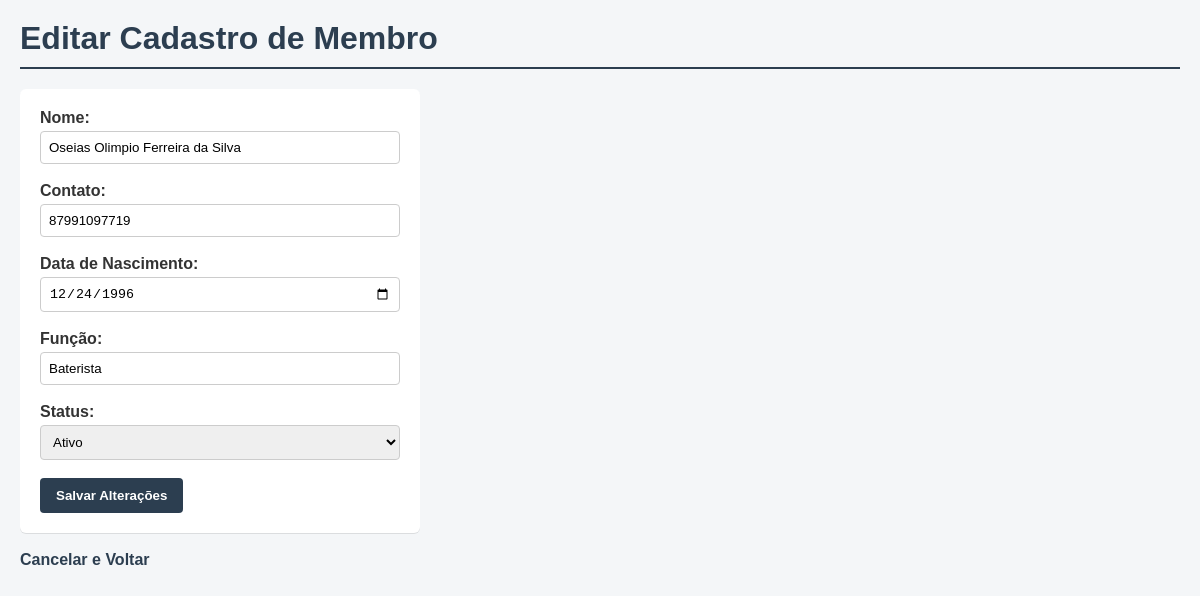
Page /membros/1/editar on the committed database.
### models.py (models this page shows)
class Membro(Base):
    __tablename__ = "membros"
    id = Column(Integer, primary_key=True, index=True)
    nome = Column(String, nullable=False)
    contato = Column(String, nullable=True)
    data_nascimento = Column(Date, nullable=False)
    funcao = Column(String, nullable=True)
    status = Column(String, default="ativo")

### main.py (the view)
@app.get("/membros/{membro_id}/editar", response_class=None)
def form_editar(membro_id: int, request: Request, db: Session = Depends(get_db)):
    membro = db.query(models.Membro).filter(models.Membro.id == membro_id).first()
    if not membro:
        raise HTTPException(status_code=404, detail="Membro não encontrado")
    return templates.TemplateResponse(request, "editar.html", {"membro": membro})

### templates/editar.html (shortened to what this page needs)
<!DOCTYPE html>
<html lang="pt-br">
<head>
  <link rel="stylesheet" href="/static/style.css">
</head>
<body>
  <h1>Editar Cadastro de Membro</h1>
  <form action="/membros/{{membro.id}}/editar" method="post">
    <label >Nome:</label></br>
    <input type="text" name="nome" value="{{membro.nome}}" required><br><br>
    <label>Contato:</label>
    <input type="text" name="contato" value="{{membro.contato or ''}}"><br><br>
    <label>Data de Nascimento:</label><br>
    <input type="date" name="data_nascimento" value="{{membro.data_nascimento or ''}}"><br><br>
    <label>Função:</label>
    <input type="text" name="funcao" value="{{membro.funcao or ''}}"><br><br>
    <label>Status:</label>
    <select name="status">
      <option value="ativo" {%if membro.status == "ativo"%}selected{%endif%}>Ativo</option>
    </select><br><br>
    <button type="submit">Salvar Alterações</button>
  </form>
  <br>
  <a href="/membros/visualizar">Cancelar e Voltar</a>
</body>
</html>

### static/style.css (style rules this page uses)
* { margin: 0; box-sizing: border-box; }
body { font-family: 'Montserrat', sans-serif; background-color: #f4f6f8; color: #333; margin: 0; padding: 20px; }
h1 { color: #2c3e50; border-bottom: 2px solid #2c3e50; padding-bottom: 10px; }
a { color:#2c3e50; text-decoration: none; font-weight: bold; }
form { background-color: #fff; padding: 20px; border-radius: 6px; box-shadow: 0 1px rgba(0,0,0,0.1); max-width: 400px; margin-top: 20px; }
label { font-weight: bold; }
input, select { width: 100%; padding: 8px; margin-top: 4px; border: 1px solid #ccc; border-radius: 4px; box-sizing: border-box; }
button { background-color: #2c3e50; color: #fff; border: none; padding: 10px 16px; border-radius: 4px; cursor: pointer; font-weight: bold; }

### rows in the picture
Membro: nome "Oseias Olimpio Ferreira da Silva", contato "87991097719", data_nascimento "12/24/1996", funcao "Baterista", status "Ativo"
